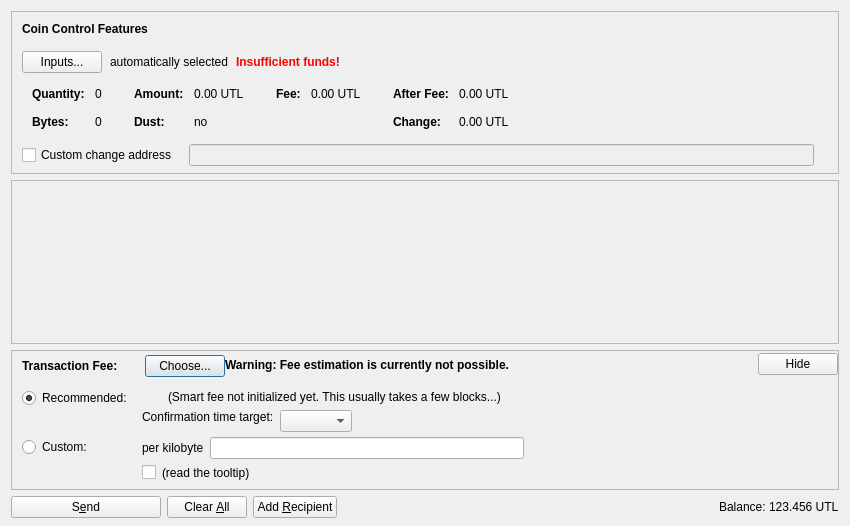
<?xml version="1.0" encoding="UTF-8"?>
<ui version="4.0">
 <class>SendCoinsDialog</class>
 <widget class="QDialog" name="SendCoinsDialog">
  <property name="geometry">
   <rect>
    <x>0</x>
    <y>0</y>
    <width>850</width>
    <height>526</height>
   </rect>
  </property>
  <property name="windowTitle">
   <string>Send Coins</string>
  </property>
  <layout class="QVBoxLayout" name="verticalLayout" stretch="0,1,0,0">
   <property name="bottomMargin">
    <number>8</number>
   </property>
   <item>
    <widget class="QFrame" name="frameCoinControl">
     <property name="sizePolicy">
      <sizepolicy hsizetype="Expanding" vsizetype="Expanding">
       <horstretch>0</horstretch>
       <verstretch>0</verstretch>
      </sizepolicy>
     </property>
     <property name="maximumSize">
      <size>
       <width>16777215</width>
       <height>16777215</height>
      </size>
     </property>
     <property name="frameShape">
      <enum>QFrame::StyledPanel</enum>
     </property>
     <property name="frameShadow">
      <enum>QFrame::Sunken</enum>
     </property>
     <layout class="QVBoxLayout" name="verticalLayoutCoinControl2">
      <property name="spacing">
       <number>0</number>
      </property>
      <property name="leftMargin">
       <number>0</number>
      </property>
      <property name="topMargin">
       <number>0</number>
      </property>
      <property name="rightMargin">
       <number>0</number>
      </property>
      <property name="bottomMargin">
       <number>6</number>
      </property>
      <item>
       <layout class="QVBoxLayout" name="verticalLayoutCoinControl" stretch="0,0,0,0,1">
        <property name="spacing">
         <number>0</number>
        </property>
        <property name="leftMargin">
         <number>10</number>
        </property>
        <property name="topMargin">
         <number>10</number>
        </property>
        <item>
         <layout class="QHBoxLayout" name="horizontalLayoutCoinControl1">
          <property name="bottomMargin">
           <number>15</number>
          </property>
          <item>
           <widget class="QLabel" name="labelCoinControlFeatures">
            <property name="sizePolicy">
             <sizepolicy hsizetype="Preferred" vsizetype="Maximum">
              <horstretch>0</horstretch>
              <verstretch>0</verstretch>
             </sizepolicy>
            </property>
            <property name="font">
             <font>
              <weight>75</weight>
              <bold>true</bold>
             </font>
            </property>
            <property name="styleSheet">
             <string notr="true">font-weight:bold;</string>
            </property>
            <property name="text">
             <string>Coin Control Features</string>
            </property>
           </widget>
          </item>
         </layout>
        </item>
        <item>
         <layout class="QHBoxLayout" name="horizontalLayoutCoinControl2" stretch="0,0,0,0">
          <property name="spacing">
           <number>8</number>
          </property>
          <property name="bottomMargin">
           <number>10</number>
          </property>
          <item>
           <widget class="QPushButton" name="pushButtonCoinControl">
            <property name="styleSheet">
             <string notr="true"/>
            </property>
            <property name="text">
             <string>Inputs...</string>
            </property>
            <property name="autoDefault">
             <bool>false</bool>
            </property>
           </widget>
          </item>
          <item>
           <widget class="QLabel" name="labelCoinControlAutomaticallySelected">
            <property name="text">
             <string>automatically selected</string>
            </property>
            <property name="margin">
             <number>5</number>
            </property>
           </widget>
          </item>
          <item>
           <widget class="QLabel" name="labelCoinControlInsuffFunds">
            <property name="font">
             <font>
              <weight>75</weight>
              <bold>true</bold>
             </font>
            </property>
            <property name="styleSheet">
             <string notr="true">color:red;font-weight:bold;</string>
            </property>
            <property name="text">
             <string>Insufficient funds!</string>
            </property>
            <property name="margin">
             <number>5</number>
            </property>
           </widget>
          </item>
          <item>
           <spacer name="horizontalSpacerCoinControl">
            <property name="orientation">
             <enum>Qt::Horizontal</enum>
            </property>
            <property name="sizeHint" stdset="0">
             <size>
              <width>40</width>
              <height>1</height>
             </size>
            </property>
           </spacer>
          </item>
         </layout>
        </item>
        <item>
         <widget class="QWidget" name="widgetCoinControl" native="true">
          <property name="sizePolicy">
           <sizepolicy hsizetype="Preferred" vsizetype="Preferred">
            <horstretch>0</horstretch>
            <verstretch>0</verstretch>
           </sizepolicy>
          </property>
          <property name="minimumSize">
           <size>
            <width>0</width>
            <height>0</height>
           </size>
          </property>
          <property name="styleSheet">
           <string notr="true"/>
          </property>
          <layout class="QHBoxLayout" name="horizontalLayoutCoinControl5">
           <property name="leftMargin">
            <number>0</number>
           </property>
           <property name="topMargin">
            <number>0</number>
           </property>
           <property name="rightMargin">
            <number>0</number>
           </property>
           <property name="bottomMargin">
            <number>0</number>
           </property>
           <item>
            <layout class="QHBoxLayout" name="horizontalLayoutCoinControl3" stretch="0,0,0,1">
             <property name="spacing">
              <number>20</number>
             </property>
             <property name="topMargin">
              <number>0</number>
             </property>
             <property name="bottomMargin">
              <number>10</number>
             </property>
             <item>
              <layout class="QFormLayout" name="formLayoutCoinControl1">
               <property name="horizontalSpacing">
                <number>10</number>
               </property>
               <property name="verticalSpacing">
                <number>14</number>
               </property>
               <property name="leftMargin">
                <number>10</number>
               </property>
               <property name="topMargin">
                <number>4</number>
               </property>
               <property name="rightMargin">
                <number>6</number>
               </property>
               <item row="0" column="0">
                <widget class="QLabel" name="labelCoinControlQuantityText">
                 <property name="font">
                  <font>
                   <weight>75</weight>
                   <bold>true</bold>
                  </font>
                 </property>
                 <property name="text">
                  <string>Quantity:</string>
                 </property>
                 <property name="margin">
                  <number>0</number>
                 </property>
                </widget>
               </item>
               <item row="0" column="1">
                <widget class="QLabel" name="labelCoinControlQuantity">
                 <property name="cursor">
                  <cursorShape>IBeamCursor</cursorShape>
                 </property>
                 <property name="contextMenuPolicy">
                  <enum>Qt::ActionsContextMenu</enum>
                 </property>
                 <property name="text">
                  <string notr="true">0</string>
                 </property>
                 <property name="margin">
                  <number>0</number>
                 </property>
                 <property name="textInteractionFlags">
                  <set>Qt::LinksAccessibleByMouse|Qt::TextSelectableByKeyboard|Qt::TextSelectableByMouse</set>
                 </property>
                </widget>
               </item>
               <item row="1" column="0">
                <widget class="QLabel" name="labelCoinControlBytesText">
                 <property name="font">
                  <font>
                   <weight>75</weight>
                   <bold>true</bold>
                  </font>
                 </property>
                 <property name="text">
                  <string>Bytes:</string>
                 </property>
                </widget>
               </item>
               <item row="1" column="1">
                <widget class="QLabel" name="labelCoinControlBytes">
                 <property name="cursor">
                  <cursorShape>IBeamCursor</cursorShape>
                 </property>
                 <property name="contextMenuPolicy">
                  <enum>Qt::ActionsContextMenu</enum>
                 </property>
                 <property name="text">
                  <string notr="true">0</string>
                 </property>
                 <property name="textInteractionFlags">
                  <set>Qt::LinksAccessibleByMouse|Qt::TextSelectableByKeyboard|Qt::TextSelectableByMouse</set>
                 </property>
                </widget>
               </item>
              </layout>
             </item>
             <item>
              <layout class="QFormLayout" name="formLayoutCoinControl2">
               <property name="horizontalSpacing">
                <number>10</number>
               </property>
               <property name="verticalSpacing">
                <number>14</number>
               </property>
               <property name="leftMargin">
                <number>6</number>
               </property>
               <property name="topMargin">
                <number>4</number>
               </property>
               <property name="rightMargin">
                <number>6</number>
               </property>
               <item row="0" column="0">
                <widget class="QLabel" name="labelCoinControlAmountText">
                 <property name="font">
                  <font>
                   <weight>75</weight>
                   <bold>true</bold>
                  </font>
                 </property>
                 <property name="text">
                  <string>Amount:</string>
                 </property>
                 <property name="margin">
                  <number>0</number>
                 </property>
                </widget>
               </item>
               <item row="0" column="1">
                <widget class="QLabel" name="labelCoinControlAmount">
                 <property name="cursor">
                  <cursorShape>IBeamCursor</cursorShape>
                 </property>
                 <property name="contextMenuPolicy">
                  <enum>Qt::ActionsContextMenu</enum>
                 </property>
                 <property name="text">
                  <string notr="true">0.00 UTL</string>
                 </property>
                 <property name="textInteractionFlags">
                  <set>Qt::LinksAccessibleByMouse|Qt::TextSelectableByKeyboard|Qt::TextSelectableByMouse</set>
                 </property>
                </widget>
               </item>
               <item row="1" column="0">
                <widget class="QLabel" name="labelCoinControlLowOutputText">
                 <property name="font">
                  <font>
                   <weight>75</weight>
                   <bold>true</bold>
                  </font>
                 </property>
                 <property name="text">
                  <string>Dust:</string>
                 </property>
                </widget>
               </item>
               <item row="1" column="1">
                <widget class="QLabel" name="labelCoinControlLowOutput">
                 <property name="cursor">
                  <cursorShape>IBeamCursor</cursorShape>
                 </property>
                 <property name="contextMenuPolicy">
                  <enum>Qt::ActionsContextMenu</enum>
                 </property>
                 <property name="text">
                  <string notr="true">no</string>
                 </property>
                 <property name="textInteractionFlags">
                  <set>Qt::LinksAccessibleByMouse|Qt::TextSelectableByKeyboard|Qt::TextSelectableByMouse</set>
                 </property>
                </widget>
               </item>
              </layout>
             </item>
             <item>
              <layout class="QFormLayout" name="formLayoutCoinControl3">
               <property name="horizontalSpacing">
                <number>10</number>
               </property>
               <property name="verticalSpacing">
                <number>14</number>
               </property>
               <property name="leftMargin">
                <number>6</number>
               </property>
               <property name="topMargin">
                <number>4</number>
               </property>
               <property name="rightMargin">
                <number>6</number>
               </property>
               <item row="0" column="0">
                <widget class="QLabel" name="labelCoinControlFeeText">
                 <property name="font">
                  <font>
                   <weight>75</weight>
                   <bold>true</bold>
                  </font>
                 </property>
                 <property name="text">
                  <string>Fee:</string>
                 </property>
                 <property name="margin">
                  <number>0</number>
                 </property>
                </widget>
               </item>
               <item row="0" column="1">
                <widget class="QLabel" name="labelCoinControlFee">
                 <property name="cursor">
                  <cursorShape>IBeamCursor</cursorShape>
                 </property>
                 <property name="contextMenuPolicy">
                  <enum>Qt::ActionsContextMenu</enum>
                 </property>
                 <property name="text">
                  <string notr="true">0.00 UTL</string>
                 </property>
                 <property name="textInteractionFlags">
                  <set>Qt::LinksAccessibleByMouse|Qt::TextSelectableByKeyboard|Qt::TextSelectableByMouse</set>
                 </property>
                </widget>
               </item>
              </layout>
             </item>
             <item>
              <layout class="QFormLayout" name="formLayoutCoinControl4">
               <property name="horizontalSpacing">
                <number>10</number>
               </property>
               <property name="verticalSpacing">
                <number>14</number>
               </property>
               <property name="leftMargin">
                <number>6</number>
               </property>
               <property name="topMargin">
                <number>4</number>
               </property>
               <property name="rightMargin">
                <number>6</number>
               </property>
               <item row="0" column="0">
                <widget class="QLabel" name="labelCoinControlAfterFeeText">
                 <property name="font">
                  <font>
                   <weight>75</weight>
                   <bold>true</bold>
                  </font>
                 </property>
                 <property name="text">
                  <string>After Fee:</string>
                 </property>
                 <property name="margin">
                  <number>0</number>
                 </property>
                </widget>
               </item>
               <item row="0" column="1">
                <widget class="QLabel" name="labelCoinControlAfterFee">
                 <property name="cursor">
                  <cursorShape>IBeamCursor</cursorShape>
                 </property>
                 <property name="contextMenuPolicy">
                  <enum>Qt::ActionsContextMenu</enum>
                 </property>
                 <property name="text">
                  <string notr="true">0.00 UTL</string>
                 </property>
                 <property name="textInteractionFlags">
                  <set>Qt::LinksAccessibleByMouse|Qt::TextSelectableByKeyboard|Qt::TextSelectableByMouse</set>
                 </property>
                </widget>
               </item>
               <item row="1" column="0">
                <widget class="QLabel" name="labelCoinControlChangeText">
                 <property name="font">
                  <font>
                   <weight>75</weight>
                   <bold>true</bold>
                  </font>
                 </property>
                 <property name="text">
                  <string>Change:</string>
                 </property>
                </widget>
               </item>
               <item row="1" column="1">
                <widget class="QLabel" name="labelCoinControlChange">
                 <property name="cursor">
                  <cursorShape>IBeamCursor</cursorShape>
                 </property>
                 <property name="contextMenuPolicy">
                  <enum>Qt::ActionsContextMenu</enum>
                 </property>
                 <property name="text">
                  <string notr="true">0.00 UTL</string>
                 </property>
                 <property name="textInteractionFlags">
                  <set>Qt::LinksAccessibleByMouse|Qt::TextSelectableByKeyboard|Qt::TextSelectableByMouse</set>
                 </property>
                </widget>
               </item>
              </layout>
             </item>
            </layout>
           </item>
          </layout>
         </widget>
        </item>
        <item>
         <layout class="QHBoxLayout" name="horizontalLayoutCoinControl4" stretch="0,0,0">
          <property name="spacing">
           <number>12</number>
          </property>
          <property name="sizeConstraint">
           <enum>QLayout::SetDefaultConstraint</enum>
          </property>
          <property name="topMargin">
           <number>5</number>
          </property>
          <property name="rightMargin">
           <number>5</number>
          </property>
          <item>
           <widget class="QCheckBox" name="checkBoxCoinControlChange">
            <property name="toolTip">
             <string>If this is activated, but the change address is empty or invalid, change will be sent to a newly generated address.</string>
            </property>
            <property name="text">
             <string>Custom change address</string>
            </property>
           </widget>
          </item>
          <item>
           <widget class="QValidatedLineEdit" name="lineEditCoinControlChange">
            <property name="enabled">
             <bool>false</bool>
            </property>
            <property name="sizePolicy">
             <sizepolicy hsizetype="Expanding" vsizetype="Fixed">
              <horstretch>0</horstretch>
              <verstretch>0</verstretch>
             </sizepolicy>
            </property>
           </widget>
          </item>
          <item>
           <widget class="QLabel" name="labelCoinControlChangeLabel">
            <property name="sizePolicy">
             <sizepolicy hsizetype="Preferred" vsizetype="Expanding">
              <horstretch>0</horstretch>
              <verstretch>0</verstretch>
             </sizepolicy>
            </property>
            <property name="minimumSize">
             <size>
              <width>0</width>
              <height>0</height>
             </size>
            </property>
            <property name="text">
             <string/>
            </property>
            <property name="margin">
             <number>3</number>
            </property>
           </widget>
          </item>
         </layout>
        </item>
        <item>
         <spacer name="verticalSpacerCoinControl">
          <property name="orientation">
           <enum>Qt::Vertical</enum>
          </property>
          <property name="sizeHint" stdset="0">
           <size>
            <width>800</width>
            <height>1</height>
           </size>
          </property>
         </spacer>
        </item>
       </layout>
      </item>
     </layout>
    </widget>
   </item>
   <item>
    <widget class="QScrollArea" name="scrollArea">
     <property name="widgetResizable">
      <bool>true</bool>
     </property>
     <widget class="QWidget" name="scrollAreaWidgetContents">
      <property name="geometry">
       <rect>
        <x>0</x>
        <y>0</y>
        <width>830</width>
        <height>104</height>
       </rect>
      </property>
      <layout class="QVBoxLayout" name="verticalLayout_2" stretch="0,1">
       <property name="leftMargin">
        <number>0</number>
       </property>
       <property name="topMargin">
        <number>0</number>
       </property>
       <property name="rightMargin">
        <number>0</number>
       </property>
       <property name="bottomMargin">
        <number>0</number>
       </property>
       <item>
        <layout class="QVBoxLayout" name="entries">
         <property name="spacing">
          <number>6</number>
         </property>
        </layout>
       </item>
       <item>
        <spacer name="verticalSpacer">
         <property name="orientation">
          <enum>Qt::Vertical</enum>
         </property>
         <property name="sizeHint" stdset="0">
          <size>
           <width>20</width>
           <height>40</height>
          </size>
         </property>
        </spacer>
       </item>
      </layout>
     </widget>
    </widget>
   </item>
   <item>
    <widget class="QFrame" name="frameFee">
     <property name="sizePolicy">
      <sizepolicy hsizetype="Expanding" vsizetype="Expanding">
       <horstretch>0</horstretch>
       <verstretch>0</verstretch>
      </sizepolicy>
     </property>
     <property name="maximumSize">
      <size>
       <width>16777215</width>
       <height>16777215</height>
      </size>
     </property>
     <property name="frameShape">
      <enum>QFrame::StyledPanel</enum>
     </property>
     <property name="frameShadow">
      <enum>QFrame::Sunken</enum>
     </property>
     <layout class="QVBoxLayout" name="verticalLayoutFee1">
      <property name="spacing">
       <number>0</number>
      </property>
      <property name="leftMargin">
       <number>0</number>
      </property>
      <property name="topMargin">
       <number>0</number>
      </property>
      <property name="rightMargin">
       <number>0</number>
      </property>
      <property name="bottomMargin">
       <number>0</number>
      </property>
      <item>
       <layout class="QVBoxLayout" name="verticalLayoutFee2" stretch="0,0,0">
        <property name="spacing">
         <number>0</number>
        </property>
        <property name="leftMargin">
         <number>10</number>
        </property>
        <property name="topMargin">
         <number>0</number>
        </property>
        <item>
         <layout class="QHBoxLayout" name="horizontalLayoutFee1">
          <property name="bottomMargin">
           <number>0</number>
          </property>
          <item>
           <layout class="QVBoxLayout" name="verticalLayoutFee7">
            <property name="spacing">
             <number>0</number>
            </property>
            <item>
             <spacer name="verticalSpacerSmartFee">
              <property name="orientation">
               <enum>Qt::Vertical</enum>
              </property>
              <property name="sizeType">
               <enum>QSizePolicy::Fixed</enum>
              </property>
              <property name="sizeHint" stdset="0">
               <size>
                <width>1</width>
                <height>4</height>
               </size>
              </property>
             </spacer>
            </item>
            <item>
             <layout class="QHBoxLayout" name="horizontalLayoutSmartFee">
              <property name="spacing">
               <number>10</number>
              </property>
              <item>
               <widget class="QLabel" name="labelFeeHeadline">
                <property name="sizePolicy">
                 <sizepolicy hsizetype="Preferred" vsizetype="Maximum">
                  <horstretch>0</horstretch>
                  <verstretch>0</verstretch>
                 </sizepolicy>
                </property>
                <property name="font">
                 <font>
                  <weight>75</weight>
                  <bold>true</bold>
                 </font>
                </property>
                <property name="styleSheet">
                 <string notr="true">font-weight:bold;</string>
                </property>
                <property name="text">
                 <string>Transaction Fee:</string>
                </property>
               </widget>
              </item>
              <item>
               <widget class="QLabel" name="labelFeeMinimized">
                <property name="text">
                 <string/>
                </property>
               </widget>
              </item>
              <item>
               <widget class="QPushButton" name="buttonChooseFee">
                <property name="text">
                 <string>Choose...</string>
                </property>
               </widget>
              </item>
             </layout>
            </item>
            <item>
             <spacer name="verticalSpacer_5">
              <property name="orientation">
               <enum>Qt::Vertical</enum>
              </property>
              <property name="sizeHint" stdset="0">
               <size>
                <width>1</width>
                <height>1</height>
               </size>
              </property>
             </spacer>
            </item>
           </layout>
          </item>
          <item>
           <widget class="QLabel" name="fallbackFeeWarningLabel">
            <property name="toolTip">
             <string>Using the fallbackfee can result in sending a transaction that will take several hours or days (or never) to confirm. Consider choosing your fee manually or wait until you have validated the complete chain.</string>
            </property>
            <property name="font">
            <font>
                <weight>75</weight>
                <bold>true</bold>
            </font>
            </property>
            <property name="text">
             <string>Warning: Fee estimation is currently not possible.</string>
            </property>
            <property name="wordWrap">
             <bool>false</bool>
            </property>
           </widget>
          </item>
          <item>
           <spacer name="horizontalSpacer_4">
            <property name="orientation">
             <enum>Qt::Horizontal</enum>
            </property>
            <property name="sizeType">
             <enum>QSizePolicy::MinimumExpanding</enum>
            </property>
            <property name="sizeHint" stdset="0">
             <size>
              <width>40</width>
              <height>20</height>
             </size>
            </property>
           </spacer>
          </item>
          <item>
           <widget class="QPushButton" name="buttonMinimizeFee">
            <property name="toolTip">
             <string>collapse fee-settings</string>
            </property>
            <property name="text">
             <string>Hide</string>
            </property>
           </widget>
          </item>
         </layout>
        </item>
        <item>
         <widget class="QFrame" name="frameFeeSelection">
          <layout class="QVBoxLayout" name="verticalLayoutFee12">
           <property name="spacing">
            <number>0</number>
           </property>
           <property name="leftMargin">
            <number>0</number>
           </property>
           <property name="topMargin">
            <number>0</number>
           </property>
           <property name="rightMargin">
            <number>0</number>
           </property>
           <property name="bottomMargin">
            <number>0</number>
           </property>
           <item>
            <layout class="QGridLayout" name="gridLayoutFee">
             <property name="topMargin">
              <number>10</number>
             </property>
             <property name="bottomMargin">
              <number>4</number>
             </property>
             <property name="horizontalSpacing">
              <number>10</number>
             </property>
             <property name="verticalSpacing">
              <number>4</number>
             </property>
             <item row="1" column="1">
              <layout class="QVBoxLayout" name="verticalLayoutFee8">
               <property name="spacing">
                <number>6</number>
               </property>
               <item>
                <layout class="QHBoxLayout" name="horizontalLayoutFee13">
                 <item>
                  <widget class="QLabel" name="labelCustomPerKilobyte">
                   <property name="toolTip">
                    <string>Specify a custom fee per kB (1,000 bytes) of the transaction's virtual size.

Note:  Since the fee is calculated on a per-byte basis, a fee of "100 satoshis per kB" for a transaction size of 500 bytes (half of 1 kB) would ultimately yield a fee of only 50 satoshis.</string>
                   </property>
                   <property name="text">
                    <string>per kilobyte</string>
                   </property>
                  </widget>
                 </item>
                 <item>
                  <widget class="BitcoinAmountField" name="customFee"/>
                 </item>
                 <item>
                  <spacer name="horizontalSpacer_6">
                   <property name="orientation">
                    <enum>Qt::Horizontal</enum>
                   </property>
                   <property name="sizeHint" stdset="0">
                    <size>
                     <width>1</width>
                     <height>1</height>
                    </size>
                   </property>
                  </spacer>
                 </item>
                </layout>
               </item>
               <item>
                <layout class="QHBoxLayout" name="horizontalLayoutFee8">
                 <item>
                  <widget class="QCheckBox" name="checkBoxMinimumFee">
                   <property name="toolTip">
                    <string>Paying only the minimum fee is just fine as long as there is less transaction volume than space in the blocks. But be aware that this can end up in a never confirming transaction once there is more demand for ultrablock transactions than the network can process.</string>
                   </property>
                   <property name="text">
                    <string/>
                   </property>
                  </widget>
                 </item>
                 <item>
                  <widget class="QLabel" name="labelMinFeeWarning">
                   <property name="enabled">
                    <bool>true</bool>
                   </property>
                   <property name="toolTip">
                    <string>Paying only the minimum fee is just fine as long as there is less transaction volume than space in the blocks. But be aware that this can end up in a never confirming transaction once there is more demand for ultrablock transactions than the network can process.</string>
                   </property>
                   <property name="text">
                    <string>(read the tooltip)</string>
                   </property>
                   <property name="margin">
                    <number>5</number>
                   </property>
                  </widget>
                 </item>
                 <item>
                  <spacer name="horizontalSpacer_2">
                   <property name="orientation">
                    <enum>Qt::Horizontal</enum>
                   </property>
                   <property name="sizeHint" stdset="0">
                    <size>
                     <width>1</width>
                     <height>1</height>
                    </size>
                   </property>
                  </spacer>
                 </item>
                </layout>
               </item>
              </layout>
             </item>
             <item row="0" column="0">
              <layout class="QVBoxLayout" name="verticalLayoutFee4" stretch="0,1">
               <item>
                <widget class="QRadioButton" name="radioSmartFee">
                 <property name="text">
                  <string>Recommended:</string>
                 </property>
                 <property name="checked">
                  <bool>true</bool>
                 </property>
                 <attribute name="buttonGroup">
                  <string notr="true">groupFee</string>
                 </attribute>
                </widget>
               </item>
               <item>
                <spacer name="verticalSpacer_2">
                 <property name="orientation">
                  <enum>Qt::Vertical</enum>
                 </property>
                 <property name="sizeHint" stdset="0">
                  <size>
                   <width>1</width>
                   <height>1</height>
                  </size>
                 </property>
                </spacer>
               </item>
              </layout>
             </item>
             <item row="1" column="0">
              <layout class="QVBoxLayout" name="verticalLayoutFee9" stretch="0,1">
               <item>
                <widget class="QRadioButton" name="radioCustomFee">
                 <property name="text">
                  <string>Custom:</string>
                 </property>
                 <attribute name="buttonGroup">
                  <string notr="true">groupFee</string>
                 </attribute>
                </widget>
               </item>
               <item>
                <spacer name="verticalSpacer_6">
                 <property name="orientation">
                  <enum>Qt::Vertical</enum>
                 </property>
                 <property name="sizeHint" stdset="0">
                  <size>
                   <width>1</width>
                   <height>1</height>
                  </size>
                 </property>
                </spacer>
               </item>
              </layout>
             </item>
             <item row="0" column="1">
              <layout class="QVBoxLayout" name="verticalLayoutFee3" stretch="0,0,1">
               <property name="spacing">
                <number>6</number>
               </property>
               <property name="topMargin">
                <number>2</number>
               </property>
               <item>
                <layout class="QHBoxLayout" name="horizontalLayoutFee12">
                 <item>
                  <widget class="QLabel" name="labelSmartFee">
                   <property name="text">
                    <string/>
                   </property>
                   <property name="margin">
                    <number>2</number>
                   </property>
                  </widget>
                 </item>
                 <item>
                  <widget class="QLabel" name="labelFeeEstimation">
                   <property name="text">
                    <string/>
                   </property>
                  </widget>
                 </item>
                 <item>
                  <widget class="QLabel" name="labelSmartFee2">
                   <property name="text">
                    <string>(Smart fee not initialized yet. This usually takes a few blocks...)</string>
                   </property>
                   <property name="margin">
                    <number>2</number>
                   </property>
                  </widget>
                 </item>
                 <item>
                  <spacer name="horizontalSpacer_5">
                   <property name="orientation">
                    <enum>Qt::Horizontal</enum>
                   </property>
                   <property name="sizeHint" stdset="0">
                    <size>
                     <width>1</width>
                     <height>1</height>
                    </size>
                   </property>
                  </spacer>
                 </item>
                </layout>
               </item>
               <item>
                <layout class="QHBoxLayout" name="horizontalLayoutFee9">
                 <item>
                  <layout class="QVBoxLayout" name="verticalLayoutFee6">
                   <item>
                    <widget class="QLabel" name="labelSmartFee3">
                     <property name="text">
                      <string>Confirmation time target:</string>
                     </property>
                     <property name="margin">
                      <number>2</number>
                     </property>
                    </widget>
                   </item>
                   <item>
                    <spacer name="verticalSpacer_3">
                     <property name="orientation">
                      <enum>Qt::Vertical</enum>
                     </property>
                     <property name="sizeHint" stdset="0">
                      <size>
                       <width>1</width>
                       <height>1</height>
                      </size>
                     </property>
                    </spacer>
                   </item>
                  </layout>
                 </item>
                 <item>
                  <layout class="QVBoxLayout" name="verticalLayoutFee5">
                   <property name="rightMargin">
                    <number>30</number>
                   </property>
                   <item>
                    <layout class="QHBoxLayout" name="horizontalLayoutConfTarget">
                     <property name="bottomMargin">
                      <number>0</number>
                     </property>
                     <item>
                      <widget class="QComboBox" name="confTargetSelector"/>
                     </item>
                     <item>
                      <spacer name="horizontalSpacerConfTarget">
                       <property name="orientation">
                        <enum>Qt::Horizontal</enum>
                       </property>
                       <property name="sizeHint" stdset="0">
                        <size>
                         <width>40</width>
                         <height>20</height>
                        </size>
                       </property>
                      </spacer>
                     </item>
                    </layout>
                   </item>
                  </layout>
                 </item>
                </layout>
               </item>
               <item>
                <spacer name="verticalSpacer_4">
                 <property name="orientation">
                  <enum>Qt::Vertical</enum>
                 </property>
                 <property name="sizeHint" stdset="0">
                  <size>
                   <width>1</width>
                   <height>1</height>
                  </size>
                 </property>
                </spacer>
               </item>
              </layout>
             </item>
            </layout>
           </item>
          </layout>
         </widget>
        </item>
        <item>
         <spacer name="verticalSpacerFee">
          <property name="orientation">
           <enum>Qt::Vertical</enum>
          </property>
          <property name="sizeHint" stdset="0">
           <size>
            <width>40</width>
            <height>5</height>
           </size>
          </property>
         </spacer>
        </item>
       </layout>
      </item>
     </layout>
    </widget>
   </item>
   <item>
    <layout class="QHBoxLayout" name="horizontalLayout">
     <item>
      <widget class="QPushButton" name="sendButton">
       <property name="minimumSize">
        <size>
         <width>150</width>
         <height>0</height>
        </size>
       </property>
       <property name="toolTip">
        <string>Confirm the send action</string>
       </property>
       <property name="text">
        <string>S&amp;end</string>
       </property>
       <property name="icon">
        <iconset resource="../bitcoin.qrc">
         <normaloff>:/icons/send</normaloff>:/icons/send</iconset>
       </property>
       <property name="autoDefault">
        <bool>false</bool>
       </property>
       <property name="default">
        <bool>false</bool>
       </property>
      </widget>
     </item>
     <item>
      <widget class="QPushButton" name="clearButton">
       <property name="sizePolicy">
        <sizepolicy hsizetype="Minimum" vsizetype="Fixed">
         <horstretch>0</horstretch>
         <verstretch>0</verstretch>
        </sizepolicy>
       </property>
       <property name="toolTip">
        <string>Clear all fields of the form.</string>
       </property>
       <property name="text">
        <string>Clear &amp;All</string>
       </property>
       <property name="icon">
        <iconset resource="../bitcoin.qrc">
         <normaloff>:/icons/remove</normaloff>:/icons/remove</iconset>
       </property>
       <property name="autoDefault">
        <bool>false</bool>
       </property>
      </widget>
     </item>
     <item>
      <widget class="QPushButton" name="addButton">
       <property name="toolTip">
        <string>Send to multiple recipients at once</string>
       </property>
       <property name="text">
        <string>Add &amp;Recipient</string>
       </property>
       <property name="icon">
        <iconset resource="../bitcoin.qrc">
         <normaloff>:/icons/add</normaloff>:/icons/add</iconset>
       </property>
       <property name="autoDefault">
        <bool>false</bool>
       </property>
      </widget>
     </item>
     <item>
      <spacer name="horizontalSpacer">
       <property name="orientation">
        <enum>Qt::Horizontal</enum>
       </property>
       <property name="sizeHint" stdset="0">
        <size>
         <width>40</width>
         <height>20</height>
        </size>
       </property>
      </spacer>
     </item>
     <item>
      <layout class="QHBoxLayout" name="horizontalLayout_2">
       <property name="spacing">
        <number>3</number>
       </property>
       <item>
        <widget class="QLabel" name="label">
         <property name="sizePolicy">
          <sizepolicy hsizetype="Preferred" vsizetype="Fixed">
           <horstretch>0</horstretch>
           <verstretch>0</verstretch>
          </sizepolicy>
         </property>
         <property name="text">
          <string>Balance:</string>
         </property>
        </widget>
       </item>
       <item>
        <widget class="QLabel" name="labelBalance">
         <property name="sizePolicy">
          <sizepolicy hsizetype="Preferred" vsizetype="Fixed">
           <horstretch>0</horstretch>
           <verstretch>0</verstretch>
          </sizepolicy>
         </property>
         <property name="cursor">
          <cursorShape>IBeamCursor</cursorShape>
         </property>
         <property name="text">
          <string notr="true">123.456 UTL</string>
         </property>
         <property name="textInteractionFlags">
          <set>Qt::LinksAccessibleByMouse|Qt::TextSelectableByKeyboard|Qt::TextSelectableByMouse</set>
         </property>
        </widget>
       </item>
      </layout>
     </item>
    </layout>
   </item>
  </layout>
 </widget>
 <customwidgets>
  <customwidget>
   <class>QValidatedLineEdit</class>
   <extends>QLineEdit</extends>
   <header>qt/qvalidatedlineedit.h</header>
  </customwidget>
  <customwidget>
   <class>BitcoinAmountField</class>
   <extends>QLineEdit</extends>
   <header>qt/bitcoinamountfield.h</header>
   <container>1</container>
  </customwidget>
 </customwidgets>
 <resources>
  <include location="../bitcoin.qrc"/>
 </resources>
 <connections/>
 <buttongroups>
  <buttongroup name="groupFee"/>
 </buttongroups>
</ui>
